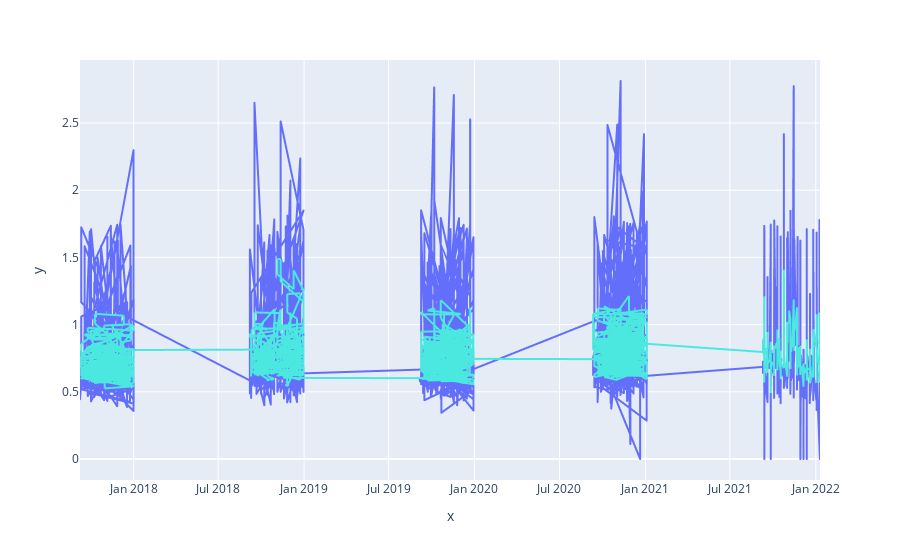

Notebook code cell kept with this figure:
### Code cell
y = df_time["pass_completion"]
MA7 = y.rolling(window=7)
df_time["pass_completion_MA_7"] = MA7.mean()

fig = px.line(x=df_time.index, y=df_time["pass_completion"])
fig.add_trace(px.line(x=df_time.index, y=df_time["pass_completion_MA_7"]).data[0])
fig['data'][1]['line']['color']="#4BE8E0"
fig.show()

### Figure 1 — Plotly figure (JSON) as saved in the notebook; plotly's stock layout.template omitted (floating-point values rounded to 4 significant figures; data arrays with more than 128 entries replaced by an {"elided": "..."} marker saying what was removed)
{"data": [{"hovertemplate": "x=%{x}<br>y=%{y}<extra></extra>", "legendgroup": "", "line": {"color": "#636efa", "dash": "solid"}, "mode": "lines", "name": "", "showlegend": false, "type": "scattergl", "x": {"elided": "2417 str values"}, "xaxis": "x", "y": {"elided": "2417 float values"}, "yaxis": "y"}, {"hovertemplate": "x=%{x}<br>y=%{y}<extra></extra>", "legendgroup": "", "line": {"color": "#4BE8E0", "dash": "solid"}, "mode": "lines", "name": "", "showlegend": false, "type": "scattergl", "x": {"elided": "2417 str values"}, "xaxis": "x", "y": {"elided": "2417 float values"}, "yaxis": "y"}], "layout": {"legend": {"tracegroupgap": 0}, "margin": {"t": 60}, "xaxis": {"anchor": "y", "domain": [0, 1], "title": {"text": "x"}}, "yaxis": {"anchor": "x", "domain": [0, 1], "title": {"text": "y"}}}}
